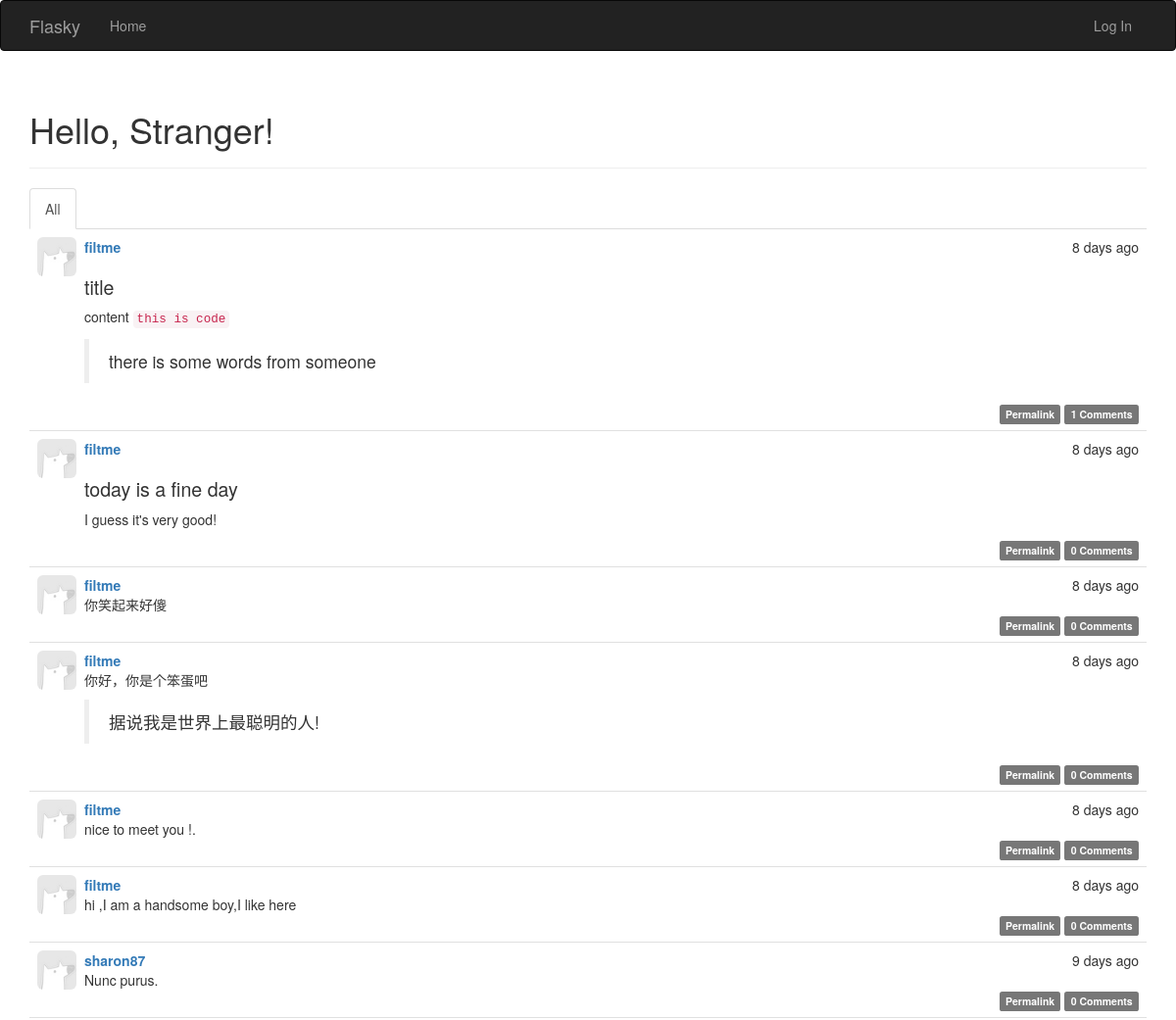
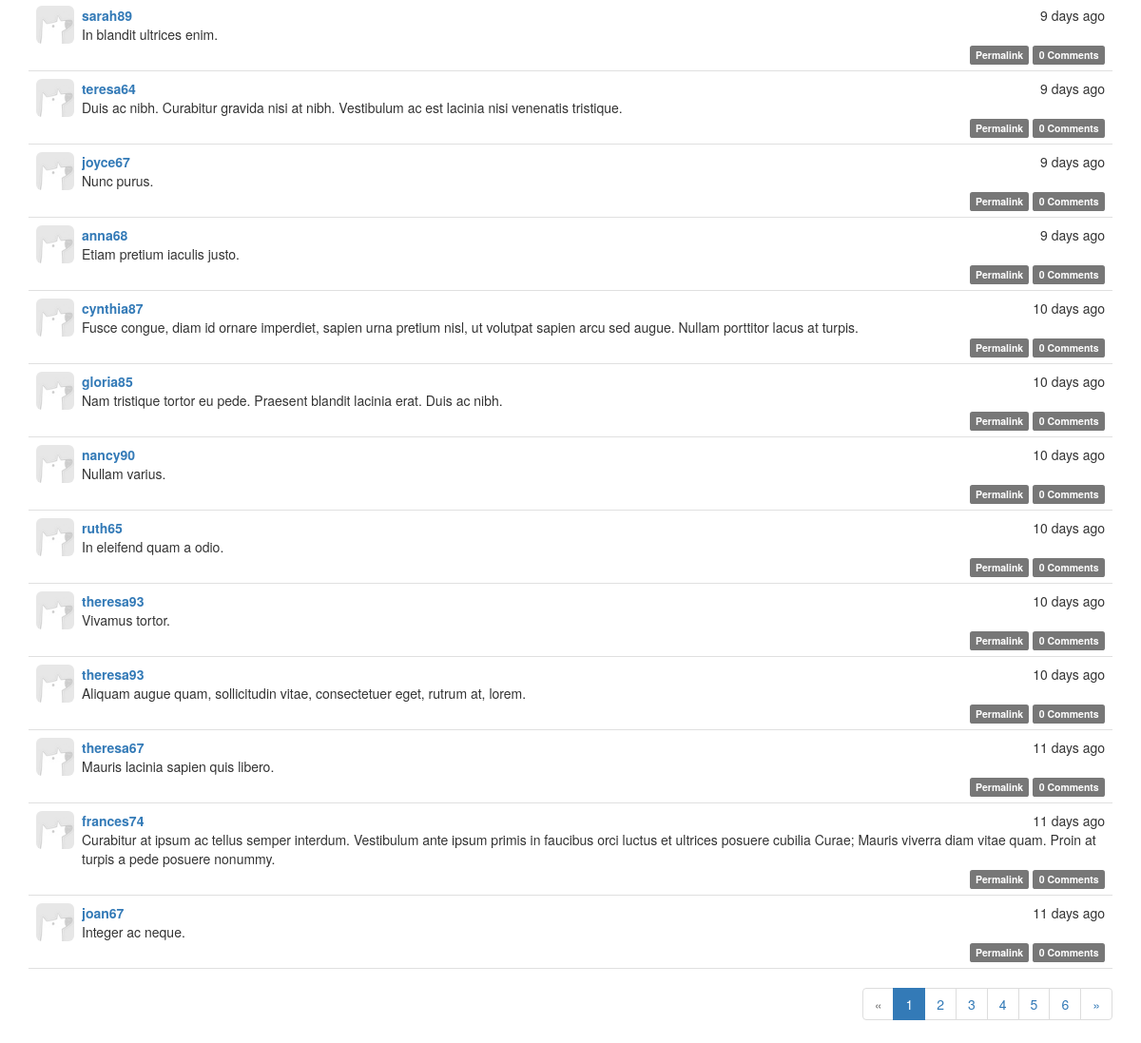
The page / on the database its author committed (2 pictures, top to bottom).
### app/models.py (models this page shows, shortened)
class Post(db.Model):
    __tablename__='posts'
    id = db.Column(db.Integer,primary_key=True)
    body = db.Column(db.Text)
    body_html = db.Column(db.Text)
    timestamp = db.Column(db.DateTime,index=True,default=datetime.utcnow)
    author_id = db.Column(db.Integer,db.ForeignKey('users.id'))
    comments = db.relationship('Comment', backref='post', lazy='dynamic')

class User(UserMixin,db.Model):
    __tablename__ = 'users'
    id = db.Column(db.Integer,primary_key=True)
    email = db.Column(db.String(64),unique=True,index=True)
    username = db.Column(db.String(64),unique=True,index=True)
    password_hash = db.Column(db.String(128))
    role_id = db.Column(db.Integer, db.ForeignKey('roles.id'))
    confirmed = db.Column(db.Boolean,default=False)
    name = db.Column(db.String(64))
    location = db.Column(db.String(64))
    about_me = db.Column(db.Text())
    member_since = db.Column(db.DateTime, default=datetime.utcnow)
    last_seen = db.Column(db.DateTime, default=datetime.utcnow)
    posts = db.relationship('Post',backref='author',lazy='dynamic')
    followed = db.relationship('Follow',foreign_keys=[Follow.follower_id],
                               backref=db.backref('follower',lazy='joined'),
                               lazy='dynamic',cascade='all,delete-orphan')
    followers = db.relationship('Follow',foreign_keys=[Follow.followed_id],
                               backref=db.backref('followed',lazy='joined'),
                               lazy='dynamic',cascade='all,delete-orphan')
    comments = db.relationship('Comment',backref='author',lazy='dynamic')
    @property
    def password(self):
        raise AttributeError('password is not a readable attribute')

### app/main/views.py (the view)
@main.route('/',methods=['GET','POST'])
def index():
    form = PostForm()
    if current_user.can(Permission.WRITE_ARTICLES) and \
        form.validate_on_submit():
        post = Post(body=form.body.data,author=current_user._get_current_object())
        db.session.add(post)
        return redirect(url_for('.index'))
    page = request.args.get('page',1,type=int)
    show_followed = False
    if current_user.is_authenticated:
        show_followed = bool(request.cookies.get('show_followed',''))
    if show_followed:
        query = current_user.followed_posts
    else:
        query = Post.query
    pagination = query.order_by(Post.timestamp.desc()).paginate(
        page,20,error_out=False)
    posts = pagination.items
    return render_template('index.html',form=form,posts=posts,
                           show_followed=show_followed,pagination=pagination)

### app/auth/views.py (called while the page is built)
@auth.before_app_request
def before_request():
    if current_user.is_authenticated:
        current_user.ping()
        if not current_user.confirmed \
                and request.endpoint[:5] != 'auth.':
            return redirect(url_for('auth.unconfirmed'))

### app/main/__init__.py (called while the page is built)
@main.app_context_processor
def inject_permissions():
    return dict(Permission=Permission)

### app/models.py (called while the page is built)
    def can(self,permission):
        return False

    def is_administrator(self):
        return False

### app/templates/index.html (shortened to what this page needs)
{% extends "base.html" %}
{% import "bootstrap/wtf.html" as wtf %}
{% import "_macros.html" as macros %}
{% block page_content %}
<div class="page-header">
    <h1>Hello, {% if current_user.is_authenticated %}{{ current_user.username }}{% else %}Stranger{% endif %}!</h1>
</div>
<div class="post-tabs">
    <ul class="nav nav-tabs">
        <li{% if not show_followed %} class="active"{% endif %}><a href="{{ url_for('.show_all') }}">All</a></li>
    </ul>
    {% include '_posts.html' %}
</div>
{% if pagination %}
<div class="pagination">
    {{ macros.pagination_widget(pagination, '.index') }}
</div>
{% endif %}
{% endblock %}

### app/templates/_posts.html (shortened to what this page needs)
<ul class="posts">
    {% for post in posts %}
    <li class="post">
        <div class="post-thumbnail">
            <a href="{{ url_for('.user', username=post.author.username) }}">
                <img class="img-rounded profile-thumbnail" src="{{ url_for('static',filename='img-h.jpg') }}">
            </a>
        </div>
        <div class="post-content">
            <div class="post-date">{{ moment(post.timestamp).fromNow() }}</div>
            <div class="post-author"><a href="{{ url_for('.user', username=post.author.username) }}">{{ post.author.username }}</a></div>
            <div class="post-body">
                {% if post.body_html %}
                    {{ post.body_html | safe }}
                {% else %}
                    {{ post.body }}
                {% endif %}
            </div>
            <div class="post-footer">
                <a href="{{ url_for('.post',id=post.id) }}">
                    <span class="label label-default">Permalink</span>
                </a>
                <a href="{{ url_for('.post',id=post.id) }}#comments">
                    <span class="label label-default">{{ post.comments.count() }} Comments</span>
                </a>
            </div>
        </div>
    </li>
    {% endfor %}
</ul>

### app/static/styles.css (style rules this page uses)
.profile-thumbnail { position: absolute; width:40px; height: 40px; }
div.post-tabs { margin-top: 16px; }
ul.posts { list-style-type: none; padding: 0px; margin: 16px 0px 0px 0px; border-top: 1px solid #e0e0e0; }
div.post-tabs ul.posts { margin: 0px; border-top: none; }
ul.posts li.post { padding: 8px; border-bottom: 1px solid #e0e0e0; }
div.post-date { float: right; }
div.post-author { font-weight: bold; }
div.post-thumbnail { position: absolute; }
div.post-content { margin-left: 48px; min-height: 48px; }
div.post-footer { text-align: right; }
div.pagination { width: 100%; text-align: right; padding: 0px; margin: 0px; }
.post-body h1 { font-size: 140%; }

### rows shown on the page
Post: timestamp "8 days ago", author.username "filtme", body_html "title content this is code there is some words from someone", comments.count "1"
Post: timestamp "8 days ago", author.username "filtme", body_html "today is a fine day I guess it's very good!", comments.count "0"
Post: timestamp "8 days ago", author.username "filtme", body "你笑起来好傻", comments.count "0"
Post: timestamp "8 days ago", author.username "filtme", body_html "你好，你是个笨蛋吧 据说我是世界上最聪明的人!", comments.count "0"
Post: timestamp "8 days ago", author.username "filtme", body "nice to meet you !.", comments.count "0"
Post: timestamp "8 days ago", author.username "filtme", body "hi ,I am a handsome boy,I like here", comments.count "0"
Post: timestamp "9 days ago", author.username "sharon87", body "Nunc purus.", comments.count "0"
Post: timestamp "9 days ago", author.username "sarah89", body "In blandit ultrices enim.", comments.count "0"
Post: timestamp "9 days ago", author.username "teresa64", body "Duis ac nibh. Curabitur gravida nisi at nibh. Vestibulum ac est lacinia nisi venenatis tristique.", comments.count "0"
Post: timestamp "9 days ago", author.username "joyce67", body "Nunc purus.", comments.count "0"
Post: timestamp "9 days ago", author.username "anna68", body "Etiam pretium iaculis justo.", comments.count "0"
Post: timestamp "10 days ago", author.username "cynthia87", body "Fusce congue, diam id ornare imperdiet, sapien urna pretium nisl, ut volutpat sapien arcu sed augue. Nullam porttitor lacus at turpis.", comments.count "0"
Post: timestamp "10 days ago", author.username "gloria85", body "Nam tristique tortor eu pede. Praesent blandit lacinia erat. Duis ac nibh.", comments.count "0"
Post: timestamp "10 days ago", author.username "nancy90", body "Nullam varius.", comments.count "0"
Post: timestamp "10 days ago", author.username "ruth65", body "In eleifend quam a odio.", comments.count "0"
Post: timestamp "10 days ago", author.username "theresa93", body "Vivamus tortor.", comments.count "0"
Post: timestamp "10 days ago", author.username "theresa93", body "Aliquam augue quam, sollicitudin vitae, consectetuer eget, rutrum at, lorem.", comments.count "0"
Post: timestamp "11 days ago", author.username "theresa67", body "Mauris lacinia sapien quis libero.", comments.count "0"
Post: timestamp "11 days ago", author.username "frances74", body "Curabitur at ipsum ac tellus semper interdum. Vestibulum ante ipsum primis in faucibus orci luctus et ultrices posuere cubilia Curae; Mauris viverra diam vitae quam. Proin at turpis a pede posuere nonummy.", comments.count "0"
Post: timestamp "11 days ago", author.username "joan67", body "Integer ac neque.", comments.count "0"

### other values the page prints
{{ p }} "1"
{{ p }} "2" "3" "4" "5" "6"
